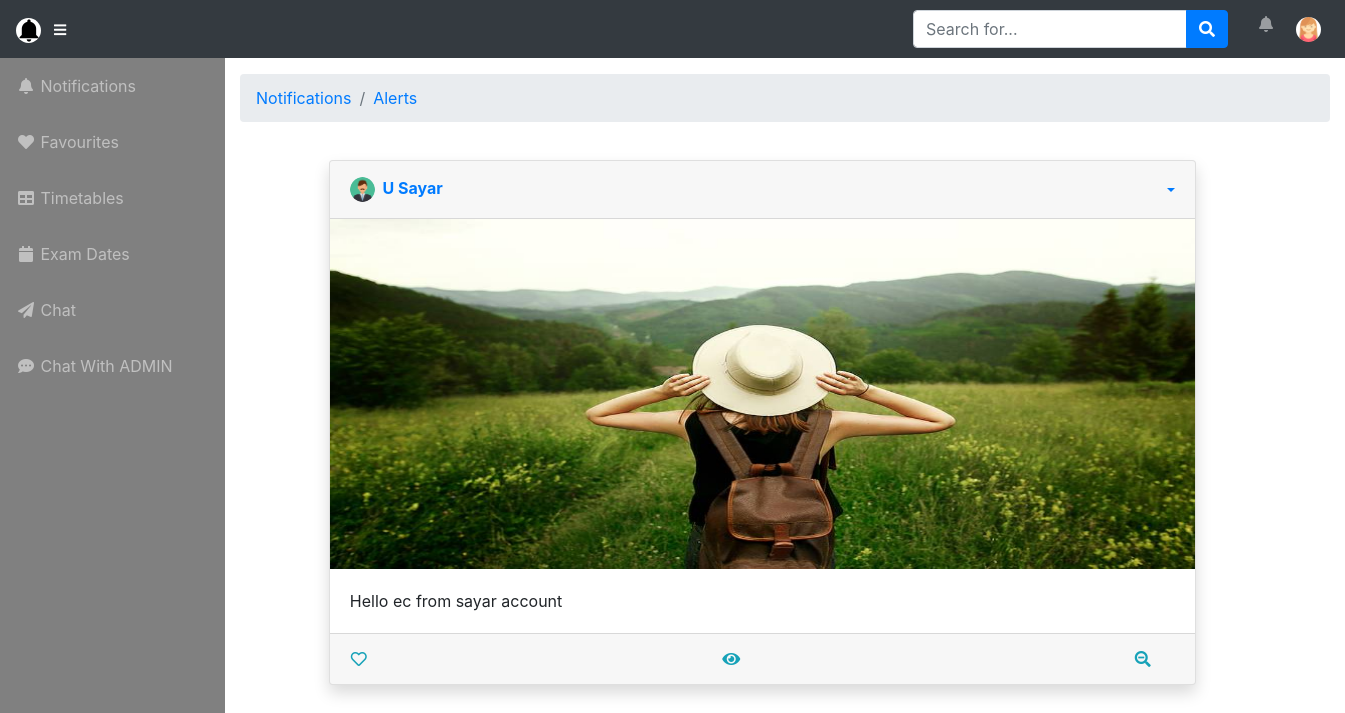
The app's page /user/noti_details.php?noti_id=4 (signed in) with its own data.
### tables this page shows
CREATE TABLE `users` (
  `userid` int(11) NOT NULL,
  `userphoto` varchar(255) NOT NULL,
  `username` varchar(255) NOT NULL,
  `useremail` varchar(255) NOT NULL,
  `userpass` varchar(255) NOT NULL,
  `year_id` int(11) NOT NULL,
  `userphone` varchar(255) NOT NULL,
  `useraddress` text NOT NULL,
  `status` int(2) NOT NULL,
  `user_status` int(2) NOT NULL,
  `created_dates` datetime NOT NULL,
  `modified_date` datetime NOT NULL
);

CREATE TABLE `posts` (
  `post_id` int(11) NOT NULL,
  `post_adminid` int(11) NOT NULL,
  `post_userid` int(11) NOT NULL,
  `post_content` text NOT NULL,
  `post_photo` varchar(255) NOT NULL,
  `post_year` int(11) NOT NULL,
  `post_status` int(11) NOT NULL,
  `created_date` datetime NOT NULL,
  `updated_date` datetime NOT NULL
);

### user/functions.php (called while the page is built, shortened)
<?php
  function clean($string)
  {
    global $conn;
    return mysqli_real_escape_string($conn,$string);
  }
?>

### user/noti_details.php (the view, shortened to what this page needs)
<?php
include('../admin/database/connection.php');
include('includes/userheader.php');
include('functions.php');
  if(isset($_GET['noti_id'])) {
    $noti_id = clean($_GET['noti_id']);
    $query = $conn->query("SELECT posts.*,users.*,admin.*  FROM posts LEFT JOIN users ON posts.post_userid=users.userid LEFT JOIN admin ON posts.post_adminid = admin.admin_id WHERE posts.post_id = '$noti_id'");
}
?>
<body id="page-top">
   <?php include('includes/usernavbar.php');?>
  <div id="wrapper">
    <?php include('includes/usersidebar.php'); ?>
    <div id="content-wrapper">
      <div class="container-fluid">
        <ol class="breadcrumb">
          <li class="breadcrumb-item">
            <a href="index.php" style="text-decoration: none;">Notifications</a>
          </li>
            <li class="breadcrumb-item active"><a href="notifications.php">Alerts</a></li>
        </ol>
      <div class="row">
       <?php foreach ($query as $key => $value) { ?>
        <?php if(!empty($value['post_photo'])) : ?>
        <div class="col-md-8 crazy">
          <div class="card shadow mb-4">
                <div class="card-header py-3 d-flex flex-row align-items-center justify-content-between">
                   <?php if($value['post_userid'] == '0') : ?>
                  <h6 class="m-0 font-weight-bold text-primary"><img src="../admin/adminprofiles/<?php echo $value['admin_photo']?>" style="width: 25px;height: 25px;"  class="rounded-circle"> &nbsp;<?php echo $value['admin_name']?></h6>
                  <?php else: ?>
                    <h6 class="m-0 font-weight-bold text-primary"><img src="../admin/userprofiles/<?php echo $value['userphoto']?>" style="width: 25px;height: 25px;"  class="rounded-circle"> &nbsp;<?php echo $value['username']?></h6>
                  <?php endif; ?>
                  <div class="dropdown no-arrow">
                    <a class="dropdown-toggle" href="#" role="button" id="dropdownMenuLink" data-toggle="dropdown" aria-haspopup="true" aria-expanded="false">
                    </a>
                  </div>
                </div>
                <img src="../admin/posts/<?php echo $value['post_photo']?>" style="height: 350px">
                <div class="card-body">
                   <?php
                  echo $value['post_content'];
                   ?>
                </div>
                <div class="card-footer">
                   <table width="140%">
                       <tr>
                         <td><?php $result=$conn->query("SELECT * FROM saved WHERE saved_post_id='".$value['post_id']."' AND saved_user_id='".$_SESSION['userid']."'");
                         if($result->num_rows > 0) : ?>
                          <i class="fas fa-heart text-info fa-md heart" id="<?php echo $value['post_id']?>"></i>
                          <?php else: ?>
                          <i class="far fa-heart text-info fa-md heart" title="Add to Favourites" id="<?php echo $value['post_id']?>"></i>
                          <?php endif; ?>
                        </td>
                          <td><i class="fas fa-eye text-info fa-md eye" title="Watch Viewers" data-toggle="modal" data-target="#viewModal" id="<?php echo $value['post_id']?>"></i></td>
                            <td><a href="index.php" style="text-decoration:none;"><i class="fas fa-search-minus text-info fa-md" title="Zoom Out" id="<?php echo $value['post_id']?>"></i></a></td>
                       </tr>
                   </table>
                </div>
              </div>
      </div>
       <?php endif; ?>
     <?php } ?>
      </div>
    </div>
  </div>
<?php include('includes/userfooter.php');?>

### user/includes/usernavbar.php (shortened to what this page needs)
<?php
 $rr = $conn->query("SELECT * FROM users WHERE userid='".$_SESSION['userid']."' AND useremail='".$_SESSION['useremail']."'");
   $rrr =  $rr->fetch_assoc();
  if($rrr['status'] == '1') {
    $great = $conn->query("SELECT posts.*,users.*,admin.* FROM posts LEFT JOIN admin ON posts.post_adminid = admin.admin_id LEFT JOIN users ON posts.post_userid=users.userid WHERE post_status = '1' OR post_status = '4'  ORDER BY posts.created_date DESC");
   }else{
        if($rrr['year_id'] == '1'){
          $great = $conn->query("SELECT posts.*,users.*,admin.* FROM posts LEFT JOIN admin ON posts.post_adminid = admin.admin_id LEFT JOIN users ON posts.post_userid=users.userid WHERE (post_year='1' OR post_year='7' OR post_year='0') AND (post_status='2' OR post_status='3' OR post_status = '4')  ORDER BY posts.created_date DESC");
        }elseif($rrr['year_id'] == '5'){
          $great = $conn->query("SELECT posts.*,users.*,admin.* FROM posts LEFT JOIN admin ON posts.post_adminid = admin.admin_id LEFT JOIN users ON posts.post_userid=users.userid WHERE (post_year='5' OR post_year='7' OR post_year='0') AND (post_status='2' OR post_status='3' OR post_status = '4')  ORDER BY posts.created_date DESC");
        }
   }
?>
<nav class="navbar navbar-expand navbar-dark bg-dark static-top">
    <a class="navbar-brand mr-1" href="index.php"><img style="width: 25px; height: 25px" class="rounded-circle" src="../admin/adminprofiles/images.png"></a>
    <button class="btn btn-link btn-sm text-white order-1 order-sm-0" id="sidebarToggle" href="#">
      <i class="fas fa-bars"></i>
    </button>
    <form class="form-inline ml-auto mr-0 mr-md-3 my-2 my-md-0" action="index.php" method="POST">
      <div class="input-group">
        <input type="text" class="form-control" <?php if(isset($_POST['search'])) { ?>  value="<?php echo $search;?>" <?php } ?> id="search" placeholder="Search for..." aria-label="Search" aria-describedby="basic-addon2" name="nasearch">
        <div class="input-group-append">
          <button class="btn btn-primary" type="submit" name="search">
            <i class="fas fa-search"></i>
          </button>
        </div>
      </div>
    </form>
    <ul class="navbar-nav ml-auto ml-md-0">
      <li class="d-none d-sm-block nav-item dropdown no-arrow mx-1">
        <a class="nav-link dropdown-toggle" href="#" id="alertsDropdown" role="button" data-toggle="dropdown" aria-haspopup="true" aria-expanded="false">
          <i class="d-none d-sm-block fas fa-bell fa-fw hidden-sm"></i>
        </a>
      </li>
      <li class="nav-item dropdown no-arrow">
        <a class="nav-link dropdown-toggle" href="#" id="userDropdown" role="button" data-toggle="dropdown" aria-haspopup="true" aria-expanded="false">
         <img style="width: 25px; height: 25px" class="rounded-circle" src="../admin/userprofiles/<?php echo $rrr['userphoto']?>">
        </a>
      </li>
    </ul>
  </nav>

### user/noti_details.php (style rules this page uses)
@media (min-width: 576px) { .crazy { position: absolute; top: 20%; right: 10%; } }

### records on screen
users: userphoto (picture)
posts: users.userphoto (picture), users.username "U Sayar", post_photo (picture), post_content "Hello ec from sayar account"
